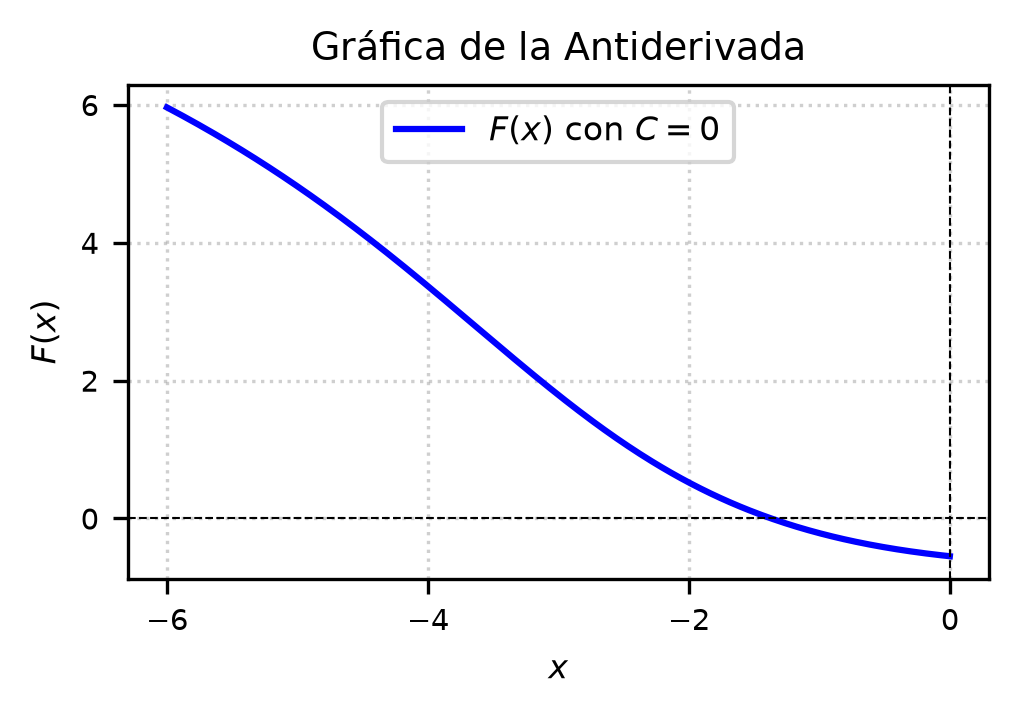

Python code for this plot:
import matplotlib
matplotlib.use('Agg')
import numpy as np
import matplotlib.pyplot as plt

# Definición del dominio para la gráfica
x = np.linspace(-6, 0, 400)

# Antiderivada F(x) con C = 0
# F(x) = ln(x^2 + 6x + 15) - (9/sqrt(6)) * arctan((x + 3)/sqrt(6))
def F(x):
    return np.log(x**2 + 6*x + 15) - (9 / np.sqrt(6)) * np.arctan((x + 3) / np.sqrt(6))

y = F(x)

# Configuración de la figura para columna doble IEEE
plt.figure(figsize=(3.5, 2.5))

plt.plot(x, y, label=r'$F(x)$ con $C=0$', color='b', linewidth=1.5)

plt.title('Gráfica de la Antiderivada', fontsize=9)
plt.xlabel('$x$', fontsize=8)
plt.ylabel('$F(x)$', fontsize=8)
plt.axhline(0, color='black', linewidth=0.5, linestyle='--')
plt.axvline(0, color='black', linewidth=0.5, linestyle='--')
plt.grid(True, linestyle=':', alpha=0.6)
plt.legend(fontsize=8)
plt.xticks(fontsize=7)
plt.yticks(fontsize=7)

plt.tight_layout()

plt.savefig(r'semana_03/graficas/SEM03_P05_grafica.png', dpi=300, bbox_inches='tight')
plt.close()
